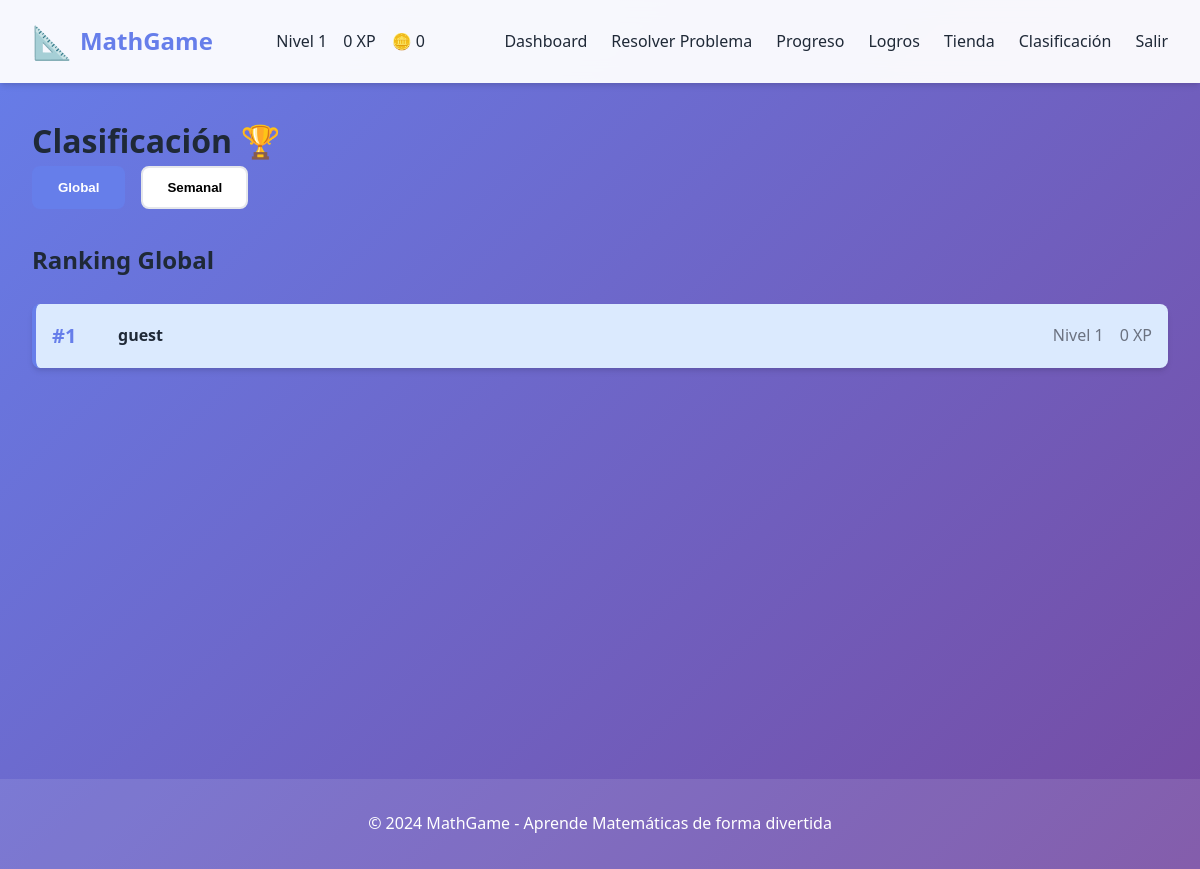
/leaderboard (signed in), run on the app's committed database.
### tables this page shows
CREATE TABLE leaderboard (
            user_id INTEGER PRIMARY KEY,
            total_xp INTEGER DEFAULT 0,
            weekly_xp INTEGER DEFAULT 0,
            rank_global INTEGER,
            rank_weekly INTEGER,
            last_updated TIMESTAMP DEFAULT CURRENT_TIMESTAMP,
            FOREIGN KEY (user_id) REFERENCES users(id)
        );

CREATE TABLE users (
            id INTEGER PRIMARY KEY AUTOINCREMENT,
            username TEXT UNIQUE NOT NULL,
            email TEXT UNIQUE NOT NULL,
            password_hash TEXT NOT NULL,
            level INTEGER DEFAULT 1,
            xp INTEGER DEFAULT 0,
            coins INTEGER DEFAULT 0,
            streak INTEGER DEFAULT 0,
            last_streak_date TEXT,
            avatar_data TEXT DEFAULT '{}',
            created_at TIMESTAMP DEFAULT CURRENT_TIMESTAMP
        );

### app.py (the view)
@app.route('/leaderboard')
@login_required
def leaderboard():
    conn = get_db()
    cursor = conn.cursor()
    global_leaderboard = cursor.execute('''
        SELECT u.id as user_id, u.username, u.level, l.total_xp
        FROM users u
        INNER JOIN leaderboard l ON u.id = l.user_id
        ORDER BY l.total_xp DESC
        LIMIT 50
    ''').fetchall()
    weekly_leaderboard = cursor.execute('''
        SELECT u.id as user_id, u.username, u.level, l.weekly_xp
        FROM users u
        INNER JOIN leaderboard l ON u.id = l.user_id
        ORDER BY l.weekly_xp DESC
        LIMIT 50
    ''').fetchall()
    conn.close()
    return render_template('leaderboard.html',
                         global_leaderboard=[dict(row) for row in global_leaderboard],
                         weekly_leaderboard=[dict(row) for row in weekly_leaderboard])

### app.py (called while the page is built)
@app.context_processor
def inject_user_stats():
    if 'user_id' in session:
        user = get_user(session['user_id'])
        if user:
            stats = GamificationSystem.get_user_stats(session['user_id'])
            return {'user': user, 'user_stats': stats}
    return {'user': None, 'user_stats': None}

### database.py (called while the page is built)
def get_db():
    conn = sqlite3.connect(DATABASE)
    conn.row_factory = sqlite3.Row
    return conn

def login_required(f):
    @wraps(f)
    def decorated_function(*args, **kwargs):
        if 'user_id' not in session:
            return redirect(url_for('login'))
        return f(*args, **kwargs)
    return decorated_function

def get_user(user_id):
    conn = get_db()
    user = conn.execute(
        'SELECT * FROM users WHERE id = ?', (user_id,)
    ).fetchone()
    conn.close()
    return user

### templates/leaderboard.html (shortened to what this page needs)
{% extends "base.html" %}
{% block extra_css %}
<link rel="stylesheet" href="{{ url_for('static', filename='css/dashboard.css') }}">
{% endblock %}
{% block content %}
<div class="dashboard-container">
    <h1>Clasificación 🏆</h1>
    <div class="leaderboard-tabs">
        <button class="tab-btn active" data-tab="global">Global</button>
        <button class="tab-btn" data-tab="weekly">Semanal</button>
    </div>
    <div class="leaderboard-content">
        <div class="tab-content active" id="global-tab">
            <h2>Ranking Global</h2>
            <div class="leaderboard-list">
                {% for entry in global_leaderboard %}
                <div class="leaderboard-item {% if entry.user_id == session.user_id %}current-user{% endif %}">
                    <span class="rank">#{{ loop.index }}</span>
                    <span class="username">{{ entry.username }}</span>
                    <span class="stats">
                        <span>Nivel {{ entry.level }}</span>
                        <span>{{ entry.total_xp }} XP</span>
                    </span>
                </div>
                {% endfor %}
            </div>
        </div>
    </div>
</div>
{% endblock %}

### static/css/main.css (style rules this page uses)
* { margin: 0; padding: 0; box-sizing: border-box; }
:root { --primary-color: #667eea; --secondary-color: #764ba2; --success-color: #10b981; --error-color: #ef4444; --warning-color: #f59e0b; --bg-gradient: linear-gradient(135deg, #667eea 0%, #764ba2 100%); --card-bg: #ffffff; --text-primary: #1f2937; --text-secondary: #6b7280; --border-color: #e5e7eb; --shadow: 0 4px 6px -1px rgba(0, 0, 0, 0.1), 0 2px 4px -1px rgba(0, 0, 0, 0.06); --shadow-lg: 0 20px 25px -5px rgba(0, 0, 0, 0.1), 0 10px 10px -5px rgba(0, 0, 0, 0.04); }
body { font-family: 'Segoe UI', Tahoma, Geneva, Verdana, sans-serif; background: var(--bg-gradient); min-height: 100vh; color: var(--text-primary); line-height: 1.6; }

### static/css/dashboard.css (style rules this page uses)
.dashboard-container { animation: fadeIn 0.5s ease; }
.leaderboard-list { margin-top: 1.5rem; }
.leaderboard-item { display: flex; align-items: center; gap: 1rem; padding: 1rem; background: var(--card-bg); border-radius: 8px; margin-bottom: 0.5rem; box-shadow: var(--shadow); }
.leaderboard-item.current-user { background: #dbeafe; border-left: 4px solid var(--primary-color); }
.rank { font-weight: bold; font-size: 1.25rem; color: var(--primary-color); min-width: 50px; }
.username { flex: 1; font-weight: 600; }
.stats { display: flex; gap: 1rem; color: var(--text-secondary); }
.leaderboard-tabs { display: flex; gap: 1rem; margin-bottom: 2rem; }
.tab-btn { padding: 0.75rem 1.5rem; background: var(--card-bg); border: 2px solid var(--border-color); border-radius: 8px; cursor: pointer; font-weight: 600; transition: all 0.3s; }
.tab-btn.active { background: var(--primary-color); color: white; border-color: var(--primary-color); }
.tab-content { display: none; }
.tab-content.active { display: block; }

### data on the page
leaderboard: username "guest", level "1", total_xp "0"

### other printed values
{{ user_stats.level if user_stats else 1 }} "1"
{{ user_stats.xp if user_stats else 0 }} "0"
{{ user_stats.coins if user_stats else 0 }} "0"
